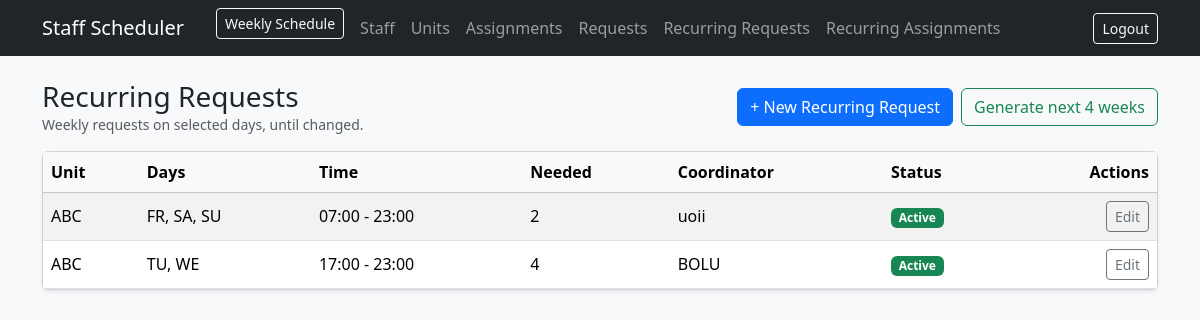
Before: /recurring-requests/ (signed in) with the older database file.
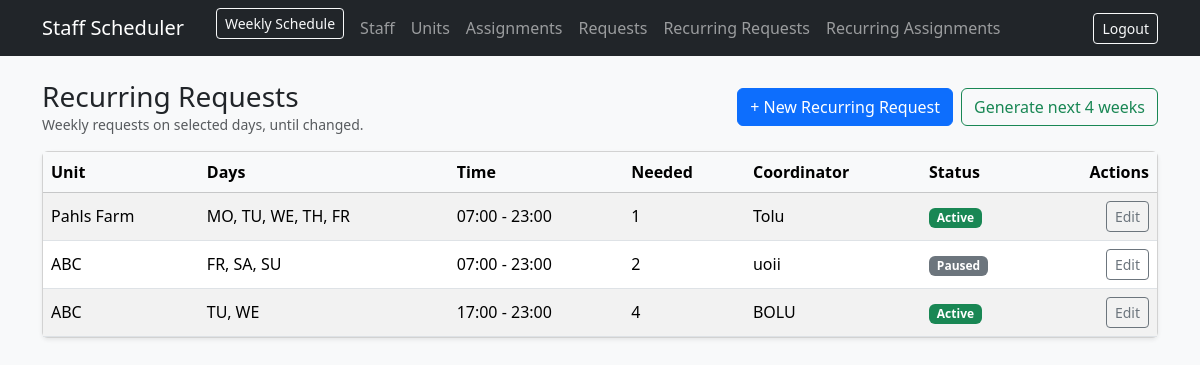
After: the same page with the newer database file.
### app/models.py (models this page shows)
class RecurringRequest(db.Model):
    __tablename__ = "recurring_requests"
    id = db.Column(db.Integer, primary_key=True)
    unit_id = db.Column(db.Integer, db.ForeignKey("units.id"), nullable=False)
    unit = db.relationship("Unit", backref="recurring_requests")
    coordinator_name = db.Column(db.String(120), nullable=False)
    staff_needed = db.Column(db.Integer, nullable=False)
    start_time = db.Column(db.String(5), nullable=False)  # "HH:MM"
    end_time = db.Column(db.String(5), nullable=False)    # "HH:MM"
    days_mask = db.Column(db.Integer, nullable=False, default=0)
    start_date = db.Column(db.Date, nullable=False, default=date.today)
    end_date = db.Column(db.Date, nullable=True)  # NULL => until changed
    is_active = db.Column(db.Boolean, default=True, nullable=False)
    notes = db.Column(db.Text, nullable=True)
    created_by_admin_id = db.Column(db.Integer, db.ForeignKey("admins.id"), nullable=False)
    created_at = db.Column(db.DateTime, default=datetime.utcnow, nullable=False)

class Unit(db.Model):
    __tablename__ = "units"
    id = db.Column(db.Integer, primary_key=True)
    unit_name = db.Column(db.String(140), nullable=False, index=True)
    address = db.Column(db.String(220), nullable=True)
    is_active = db.Column(db.Boolean, default=True, nullable=False)
    created_at = db.Column(db.DateTime, default=datetime.utcnow, nullable=False)

### app/recurring_requests/routes.py (the view)
@recurring_requests_bp.route("/", methods=["GET"])
@login_required
def list_rr():
    rrs = RecurringRequest.query.order_by(RecurringRequest.created_at.desc()).all()
    unit_list = Unit.query.order_by(Unit.unit_name.asc()).all()
    return render_template("recurring_requests/list.html", rrs=rrs, unit_list=unit_list, codes_from_mask=codes_from_mask)

### app/recurring_requests/routes.py (called while the page is built)
def codes_from_mask(mask: int) -> list[str]:
    return [c for c, bit in DAY_BITS.items() if (mask & bit)]

### app/templates/recurring_requests/list.html (shortened to what this page needs)
{% extends "base.html" %}
{% block content %}
<div class="d-flex align-items-center justify-content-between mb-3">
  <div>
    <h3 class="mb-0">Recurring Requests</h3>
    <div class="text-muted small">Weekly requests on selected days, until changed.</div>
  </div>
  <div class="d-flex gap-2">
    <a class="btn btn-primary" href="/recurring-requests/new">+ New Recurring Request</a>
    <form method="post" action="/recurring-requests/generate">
      <button class="btn btn-outline-success">Generate next 4 weeks</button>
    </form>
  </div>
</div>
<div class="card shadow-sm">
  <div class="table-responsive">
    <table class="table table-striped mb-0 align-middle">
      <thead class="table-light">
        <tr>
          <th>Unit</th>
          <th>Days</th>
          <th>Time</th>
          <th>Needed</th>
          <th>Coordinator</th>
          <th>Status</th>
          <th class="text-end">Actions</th>
        </tr>
      </thead>
      <tbody>
        {% for rr in rrs %}
        <tr>
          <td>{{ rr.unit.unit_name }}</td>
          <td>{{ codes_from_mask(rr.days_mask)|join(", ") }}</td>
          <td>{{ rr.start_time }} - {{ rr.end_time }}</td>
          <td>{{ rr.staff_needed }}</td>
          <td>{{ rr.coordinator_name }}</td>
          <td>
            {% if rr.is_active %}
              <span class="badge bg-success">Active</span>
            {% else %}
              <span class="badge bg-secondary">Paused</span>
            {% endif %}
          </td>
          <td class="text-end">
            <a class="btn btn-sm btn-outline-secondary" href="/recurring-requests/{{ rr.id }}/edit">Edit</a>
          </td>
        </tr>
        {% endfor %}
      </tbody>
    </table>
  </div>
</div>
{% endblock %}

Changed rows visible on the page:
added RecurringRequest: unit.unit_name "Pahls Farm", days_mask "MO, TU, WE, TH, FR", start_time "07:00", end_time "23:00", staff_needed "1", coordinator_name "Tolu", is_active "Active"
changed RecurringRequest "FR, SA, SU": is_active "Active" → "Paused"
